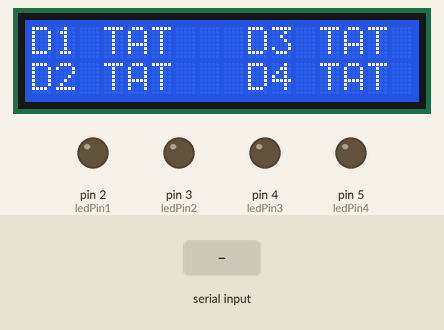
Simulated run of this sketch. Board: Arduino Uno, built with avr-gcc and run on an emulated ATmega328P. On the bench: 16×2 character LCD, output pins drawn as LEDs (lit = HIGH). The inputs (shaded band) are chosen by the test bench.

Above: at 1.2 s.
1.3 s: "1" received over Serial
At 2.4 s:
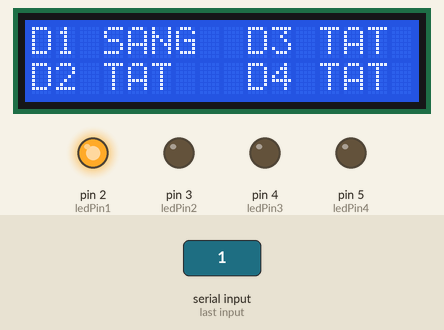
2.8 s: "2" received over Serial
At 3.5 s:
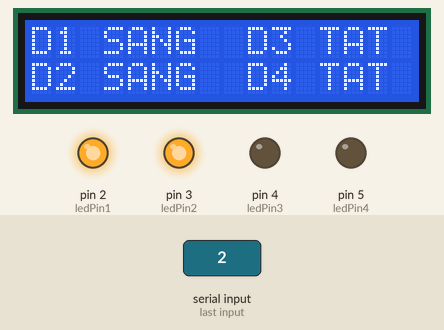
4.3 s: "3" received over Serial
At 4.6 s:
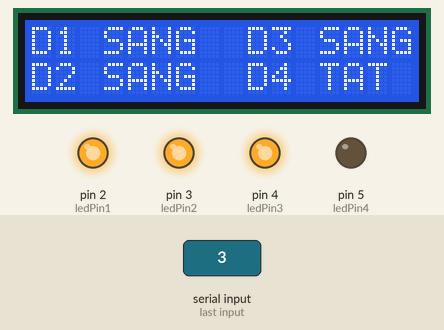
5.8 s: "4" received over Serial
At 7.0 s:
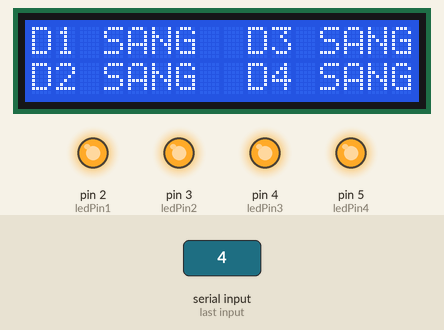
7.3 s: "9" received over Serial
At 8.1 s:
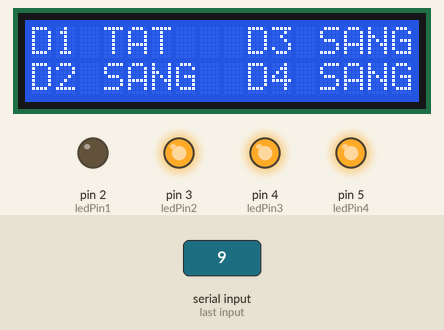
8.8 s: "8" received over Serial
At 9.3 s:
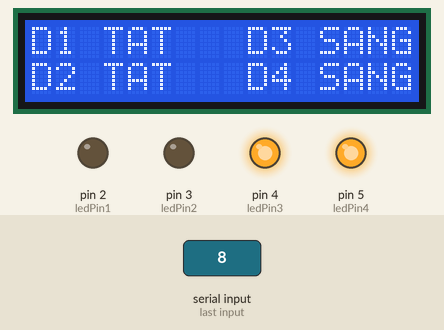
Timing chart, 0 to 11.3 s (numbered marks = the images above; inputs shaded):
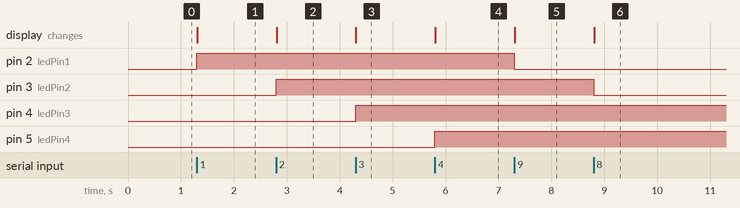

The sketch:

Receiver.ino
```cpp
#include <Wire.h>
#include <LiquidCrystal_I2C.h>
LiquidCrystal_I2C lcd(0x27, 16, 2);
#define ledPin1 2
#define ledPin2 3
#define ledPin3 4
#define ledPin4 5

char state;
int tt1, tt2, tt3, tt4;

void setup()
{
  Serial.begin(9600);
  lcd.init();
  lcd.backlight();
  lcd.setCursor(0, 0);
  lcd.print("D1 TAT ");
  lcd.setCursor(0, 1);
  lcd.print("D2 TAT ");
  lcd.setCursor(9, 0);
  lcd.print("D3 TAT ");
  lcd.setCursor(9, 1);
  lcd.print("D4 TAT ");


  pinMode(ledPin1,OUTPUT);
  pinMode(ledPin2,OUTPUT);
  pinMode(ledPin3,OUTPUT);
  pinMode(ledPin4,OUTPUT);

}

void loop()
{
  if(Serial.available())
  {
    state = Serial.read();
    if(state == '1')
    {
      digitalWrite(ledPin1,HIGH);
      lcd.setCursor(0, 0);
      lcd.print("D1 SANG");
    }
    if(state == '2')
    {
      digitalWrite(ledPin2,HIGH);
      lcd.setCursor(0, 1);
      lcd.print("D2 SANG");
    }
    if(state == '3')
    {
      digitalWrite(ledPin3,HIGH);
      lcd.setCursor(9, 0);
      lcd.print("D3 SANG");
    }
    if(state == '4')
    {
      digitalWrite(ledPin4,HIGH);
      lcd.setCursor(9, 1);
      lcd.print("D4 SANG");
    }


    if(state == '9')
    {
      digitalWrite(ledPin1,LOW);
      lcd.setCursor(0, 0);
      lcd.print("D1 TAT ");
    }
    if(state == '8')
    {
      digitalWrite(ledPin2,LOW);
      lcd.setCursor(0, 1);
      lcd.print("D2 TAT ");
    }
    if(state == '7')
    {
      digitalWrite(ledPin3,LOW);
      lcd.setCursor(9, 0);
      lcd.print("D3 TAT ");
    }
    if(state == '6')
    {
      digitalWrite(ledPin4,LOW);
      lcd.setCursor(9, 1);
      lcd.print("D4 TAT ");
    }
  }
}
```

Measured:
- after the input at 1.3 s, pin 2 (ledPin1): LOW → HIGH at once; the display: changes at once (image 1)
- after the input at 2.8 s, pin 3 (ledPin2): LOW → HIGH at once; the display: changes at once (image 2)
- after the input at 4.3 s, pin 4 (ledPin3): LOW → HIGH at once; the display: changes at once (image 3)
- after the input at 5.8 s, pin 5 (ledPin4): LOW → HIGH at once; the display: changes at once (image 4)
- after the input at 7.3 s, pin 2 (ledPin1): HIGH → LOW at once; the display: changes at once (image 5)
- after the input at 8.8 s, pin 3 (ledPin2): HIGH → LOW at once; the display: changes at once (image 6)
